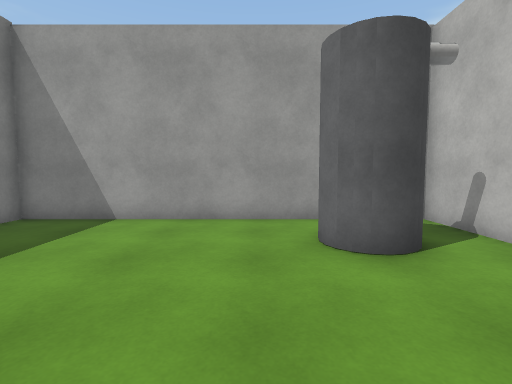
View 1 (above)

13 first-person views from a walk through a Unity game level. The camera is 1.3 m above the floor, tilts 4° down and sees 85° across. The floor is counted in squares, 1 m on a side. Each view is taken from the middle of a square. On the plan, view 1 faces up. The plan holds only what a view shows up to about 13 squares ahead; the rest is blank. The player is left out. Door leaves are left out, so doorways stand open. Surface patterns are stand-ins for the level's own textures.

View 2
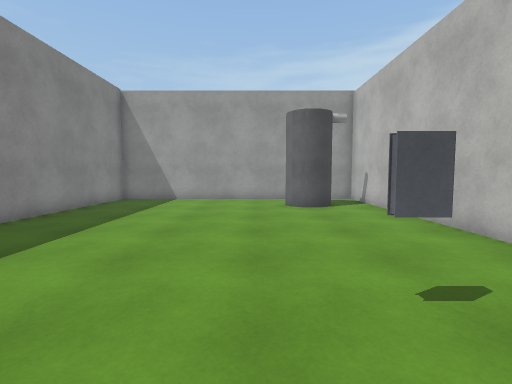

View 3
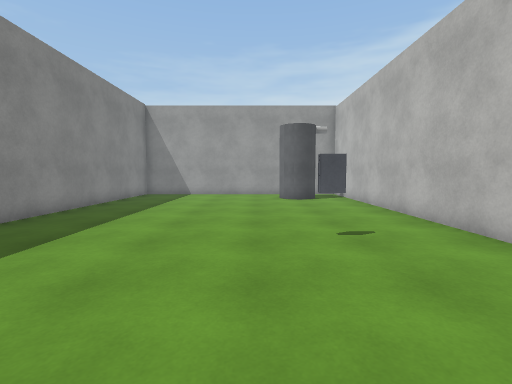

View 4
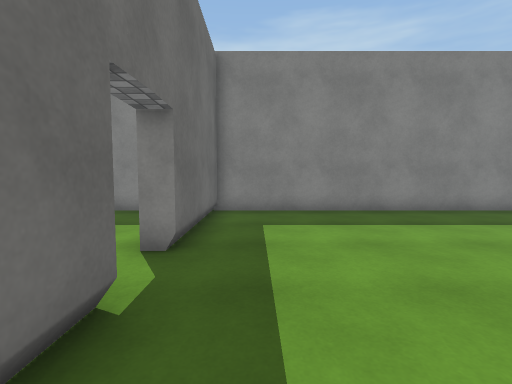

View 5
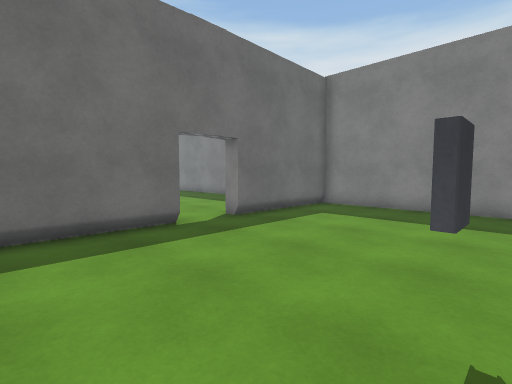

View 6
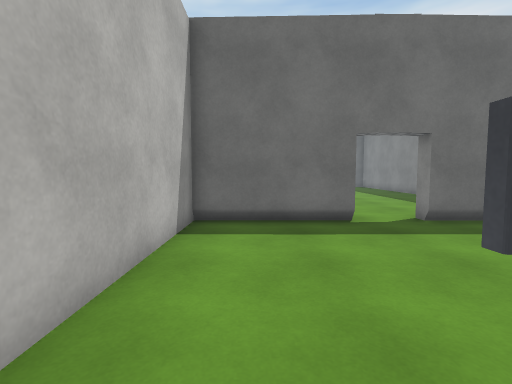

View 7
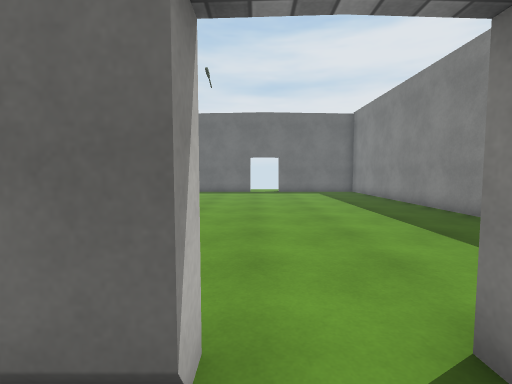

View 8
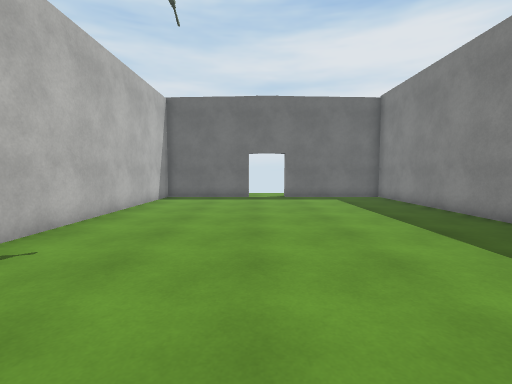

View 9
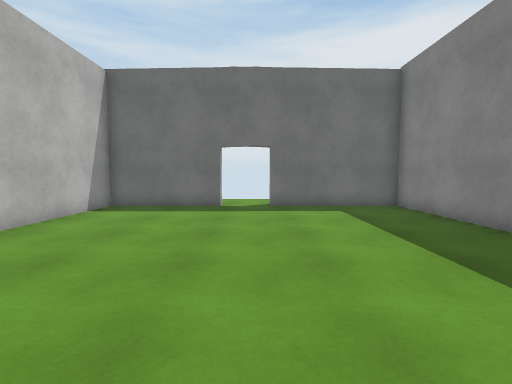

View 10
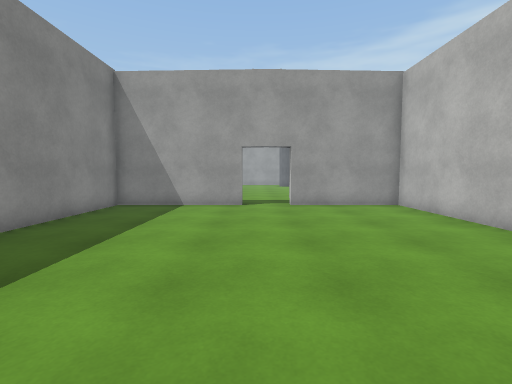

View 11
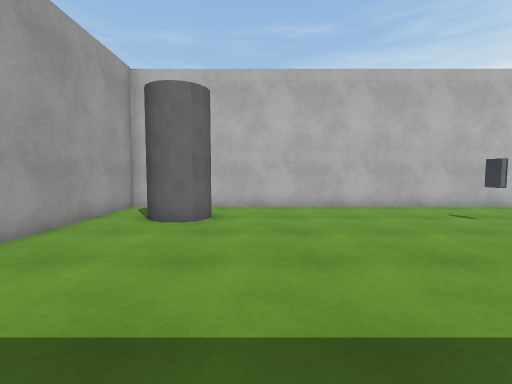

View 12
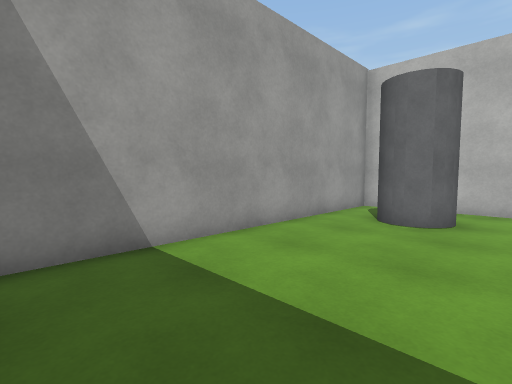

View 13
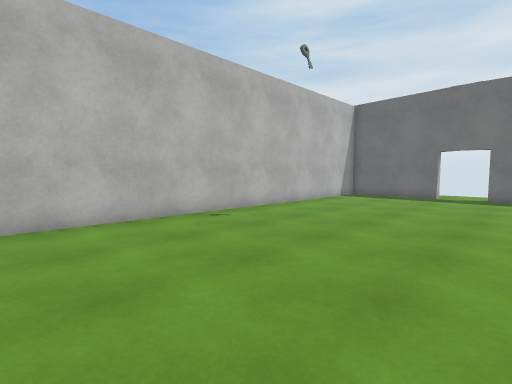

### Floor plan
Points are (right, up) in squares from view 1. A wall is a line through its corners. A room is listed if a view was taken in it or the views show most of it. See-through windows are left out.
Room 1 (views 1, 2, 3, 4, 5, 6, 7, 11, 12)
walls: (0.4, -9.9) (0.4, -9.3) (4.7, -9.3) (4.7, 7.7) (-6.5, 7.7) (-6.5, -9.3) (-1.6, -9.3) (-1.6, -9.9)
ways out: open door at (-0.5, -10) to room 2
objects: other object (1, -3) to (2, -3); other object (1, 4) to (3, 6)
Room 2 (views 8, 9, 10, 13)
walls: (-1.6, -9.9) (-6.5, -9.9) (-6.5, -26.9) (-1.5, -26.9); (0.4, -26.9) (4.7, -26.9) (4.7, -9.9) (0.4, -9.9)
ways out: open door at (-0.5, -10) to room 1; open door at (-0.5, -27)

Positions as (right, up) in squares from view 1, and headings:
1: (0, 0), facing up
2: (0, -6), facing up
3: (0, -9), facing up
4: (3, -8), facing left
5: (4, -3), facing down-left
6: (3, -2), facing down
7: (0, -8), facing down
8: (0, -12), facing down
9: (-1, -16), facing down
10: (-1, -21), facing up
11: (-6, 3), facing right
12: (-6, 3), facing up-right
13: (-3, -11), facing down-right
